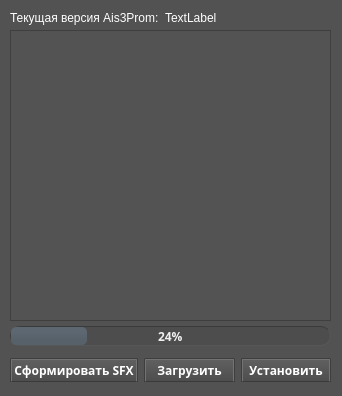
<?xml version="1.0" encoding="UTF-8"?>
<ui version="4.0">
 <class>MainWindow</class>
 <widget class="QMainWindow" name="MainWindow">
  <property name="geometry">
   <rect>
    <x>0</x>
    <y>0</y>
    <width>342</width>
    <height>396</height>
   </rect>
  </property>
  <property name="windowTitle">
   <string>Fix Installer</string>
  </property>
  <property name="windowIcon">
   <iconset>
    <normalon>:/icon/icons/fix.ico</normalon>
   </iconset>
  </property>
  <property name="styleSheet">
   <string notr="true">/*
ElegantDark Style Sheet for QT Applications
Author: Jaime A. Quiroga P.
Company: GTRONICK
Last updated: 17/04/2018
Available at: https://github.com/GTRONICK/QSS/blob/master/ElegantDark.qss
*/
QMainWindow {
	background-color:rgb(82, 82, 82);
}
QScrollArea {
	background-color:rgb(82, 82, 82);
}

QTextEdit {
	background-color:rgb(42, 42, 42);
	color: rgb(0, 255, 0);
}
QPushButton{
	border-style: outset;
	border-width: 2px;
	border-top-color: qlineargradient(spread:pad, x1:0.5, y1:0.6, x2:0.5, y2:0.4, stop:0 rgba(115, 115, 115, 255), stop:1 rgba(62, 62, 62, 255));
	border-right-color: qlineargradient(spread:pad, x1:0.4, y1:0.5, x2:0.6, y2:0.5, stop:0 rgba(115, 115, 115, 255), stop:1 rgba(62, 62, 62, 255));
	border-left-color: qlineargradient(spread:pad, x1:0.6, y1:0.5, x2:0.4, y2:0.5, stop:0 rgba(115, 115, 115, 255), stop:1 rgba(62, 62, 62, 255));
	border-bottom-color: rgb(58, 58, 58);
	border-bottom-width: 1px;
	border-style: solid;
	color: rgb(255, 255, 255);
	padding: 2px;
	background-color: qlineargradient(spread:pad, x1:0.5, y1:1, x2:0.5, y2:0, stop:0 rgba(77, 77, 77, 255), stop:1 rgba(97, 97, 97, 255));
}
QPushButton:hover{
	border-style: outset;
	border-width: 2px;
	border-top-color: qlineargradient(spread:pad, x1:0.5, y1:0.6, x2:0.5, y2:0.4, stop:0 rgba(180, 180, 180, 255), stop:1 rgba(110, 110, 110, 255));
	border-right-color: qlineargradient(spread:pad, x1:0.4, y1:0.5, x2:0.6, y2:0.5, stop:0 rgba(180, 180, 180, 255), stop:1 rgba(110, 110, 110, 255));
	border-left-color: qlineargradient(spread:pad, x1:0.6, y1:0.5, x2:0.4, y2:0.5, stop:0 rgba(180, 180, 180, 255), stop:1 rgba(110, 110, 110, 255));
	border-bottom-color: rgb(115, 115, 115);
	border-bottom-width: 1px;
	border-style: solid;
	color: rgb(255, 255, 255);
	padding: 2px;
	background-color: qlineargradient(spread:pad, x1:0.5, y1:1, x2:0.5, y2:0, stop:0 rgba(107, 107, 107, 255), stop:1 rgba(157, 157, 157, 255));
}
QPushButton:pressed{
	border-style: outset;
	border-width: 2px;
	border-top-color: qlineargradient(spread:pad, x1:0.5, y1:0.6, x2:0.5, y2:0.4, stop:0 rgba(62, 62, 62, 255), stop:1 rgba(22, 22, 22, 255));
	border-right-color: qlineargradient(spread:pad, x1:0.4, y1:0.5, x2:0.6, y2:0.5, stop:0 rgba(115, 115, 115, 255), stop:1 rgba(62, 62, 62, 255));
	border-left-color: qlineargradient(spread:pad, x1:0.6, y1:0.5, x2:0.4, y2:0.5, stop:0 rgba(115, 115, 115, 255), stop:1 rgba(62, 62, 62, 255));
	border-bottom-color: rgb(58, 58, 58);
	border-bottom-width: 1px;
	border-style: solid;
	color: rgb(255, 255, 255);
	padding: 2px;
	background-color: qlineargradient(spread:pad, x1:0.5, y1:1, x2:0.5, y2:0, stop:0 rgba(77, 77, 77, 255), stop:1 rgba(97, 97, 97, 255));
}
QPushButton:disabled{
	border-style: outset;
	border-width: 2px;
	border-top-color: qlineargradient(spread:pad, x1:0.5, y1:0.6, x2:0.5, y2:0.4, stop:0 rgba(115, 115, 115, 255), stop:1 rgba(62, 62, 62, 255));
	border-right-color: qlineargradient(spread:pad, x1:0.4, y1:0.5, x2:0.6, y2:0.5, stop:0 rgba(115, 115, 115, 255), stop:1 rgba(62, 62, 62, 255));
	border-left-color: qlineargradient(spread:pad, x1:0.6, y1:0.5, x2:0.4, y2:0.5, stop:0 rgba(115, 115, 115, 255), stop:1 rgba(62, 62, 62, 255));
	border-bottom-color: rgb(58, 58, 58);
	border-bottom-width: 1px;
	border-style: solid;
	color: rgb(0, 0, 0);
	padding: 2px;
	background-color: qlineargradient(spread:pad, x1:0.5, y1:1, x2:0.5, y2:0, stop:0 rgba(57, 57, 57, 255), stop:1 rgba(77, 77, 77, 255));
}
QLineEdit {
	border-width: 1px; border-radius: 4px;
	border-color: rgb(58, 58, 58);
	border-style: inset;
	padding: 0 8px;
	color: rgb(255, 255, 255);
	background:rgb(100, 100, 100);
	selection-background-color: rgb(187, 187, 187);
	selection-color: rgb(60, 63, 65);
}
QLabel {
	color:rgb(255,255,255);	
}
QProgressBar {
	text-align: center;
	color: rgb(240, 240, 240);
	border-width: 1px; 
	border-radius: 10px;
	border-color: rgb(58, 58, 58);
	border-style: inset;
	background-color:rgb(77,77,77);
}
QProgressBar::chunk {
	background-color: qlineargradient(spread:pad, x1:0.5, y1:0.7, x2:0.5, y2:0.3, stop:0 rgba(87, 97, 106, 255), stop:1 rgba(93, 103, 113, 255));
	border-radius: 5px;
}
QMenuBar {
	background:rgb(82, 82, 82);
}
QMenuBar::item {
	color:rgb(223,219,210);
	spacing: 3px;
	padding: 1px 4px;
	background: transparent;
}

QMenuBar::item:selected {
	background:rgb(115, 115, 115);
}
QMenu::item:selected {
	color:rgb(255,255,255);
	border-width:2px;
	border-style:solid;
	padding-left:18px;
	padding-right:8px;
	padding-top:2px;
	padding-bottom:3px;
	background:qlineargradient(spread:pad, x1:0.5, y1:0.7, x2:0.5, y2:0.3, stop:0 rgba(87, 97, 106, 255), stop:1 rgba(93, 103, 113, 255));
	border-top-color: qlineargradient(spread:pad, x1:0.5, y1:0.6, x2:0.5, y2:0.4, stop:0 rgba(115, 115, 115, 255), stop:1 rgba(62, 62, 62, 255));
	border-right-color: qlineargradient(spread:pad, x1:0.4, y1:0.5, x2:0.6, y2:0.5, stop:0 rgba(115, 115, 115, 255), stop:1 rgba(62, 62, 62, 255));
	border-left-color: qlineargradient(spread:pad, x1:0.6, y1:0.5, x2:0.4, y2:0.5, stop:0 rgba(115, 115, 115, 255), stop:1 rgba(62, 62, 62, 255));
	border-bottom-color: rgb(58, 58, 58);
	border-bottom-width: 1px;
}
QMenu::item {
	color:rgb(223,219,210);
	background-color:rgb(78,78,78);
	padding-left:20px;
	padding-top:4px;
	padding-bottom:4px;
	padding-right:10px;
}
QMenu{
	background-color:rgb(78,78,78);
}
QTabWidget {
	color:rgb(0,0,0);
	background-color:rgb(247,246,246);
}
QTabWidget::pane {
		border-color: rgb(77,77,77);
		background-color:rgb(101,101,101);
		border-style: solid;
		border-width: 1px;
    	border-radius: 6px;
}
QTabBar::tab {
	padding:2px;
	color:rgb(250,250,250);
  	background-color: qlineargradient(spread:pad, x1:0.5, y1:1, x2:0.5, y2:0, stop:0 rgba(77, 77, 77, 255), stop:1 rgba(97, 97, 97, 255));
	border-style: solid;
	border-width: 2px;
  	border-top-right-radius:4px;
   border-top-left-radius:4px;
	border-top-color: qlineargradient(spread:pad, x1:0.5, y1:0.6, x2:0.5, y2:0.4, stop:0 rgba(115, 115, 115, 255), stop:1 rgba(95, 92, 93, 255));
	border-right-color: qlineargradient(spread:pad, x1:0.4, y1:0.5, x2:0.6, y2:0.5, stop:0 rgba(115, 115, 115, 255), stop:1 rgba(95, 92, 93, 255));
	border-left-color: qlineargradient(spread:pad, x1:0.6, y1:0.5, x2:0.4, y2:0.5, stop:0 rgba(115, 115, 115, 255), stop:1 rgba(95, 92, 93, 255));
	border-bottom-color: rgb(101,101,101);
}
QTabBar::tab:selected, QTabBar::tab:last:selected, QTabBar::tab:hover {
  	background-color:rgb(101,101,101);
  	margin-left: 0px;
  	margin-right: 1px;
}
QTabBar::tab:!selected {
    	margin-top: 1px;
		margin-right: 1px;
}
QCheckBox {
	color:rgb(223,219,210);
	padding: 2px;
}
QCheckBox:hover {
	border-radius:4px;
	border-style:solid;
	padding-left: 1px;
	padding-right: 1px;
	padding-bottom: 1px;
	padding-top: 1px;
	border-width:1px;
	border-color: rgb(87, 97, 106);
	background-color:qlineargradient(spread:pad, x1:0.5, y1:0.7, x2:0.5, y2:0.3, stop:0 rgba(87, 97, 106, 150), stop:1 rgba(93, 103, 113, 150));
}
QCheckBox::indicator:checked {
	border-radius:4px;
	border-style:solid;
	border-width:1px;
	border-color: rgb(180,180,180);
  	background-color:qlineargradient(spread:pad, x1:0.5, y1:0.7, x2:0.5, y2:0.3, stop:0 rgba(87, 97, 106, 255), stop:1 rgba(93, 103, 113, 255));
}
QCheckBox::indicator:unchecked {
	border-radius:4px;
	border-style:solid;
	border-width:1px;
	border-color: rgb(87, 97, 106);
  	background-color:rgb(255,255,255);
}
QStatusBar {
	color:rgb(240,240,240);
}</string>
  </property>
  <widget class="QWidget" name="centralwidget">
   <widget class="QScrollArea" name="scrollArea">
    <property name="geometry">
     <rect>
      <x>10</x>
      <y>30</y>
      <width>321</width>
      <height>291</height>
     </rect>
    </property>
    <property name="contextMenuPolicy">
     <enum>Qt::CustomContextMenu</enum>
    </property>
    <property name="widgetResizable">
     <bool>true</bool>
    </property>
    <widget class="QWidget" name="scrollAreaWidgetContents">
     <property name="geometry">
      <rect>
       <x>0</x>
       <y>0</y>
       <width>319</width>
       <height>289</height>
      </rect>
     </property>
     <property name="styleSheet">
      <string notr="true">
background-color: rgb(83, 83, 83);</string>
     </property>
     <layout class="QVBoxLayout" name="verticalLayout"/>
    </widget>
   </widget>
   <widget class="QWidget" name="horizontalLayoutWidget">
    <property name="geometry">
     <rect>
      <x>10</x>
      <y>350</y>
      <width>321</width>
      <height>41</height>
     </rect>
    </property>
    <layout class="QHBoxLayout" name="horizontalLayout">
     <item>
      <widget class="QPushButton" name="create_sfx_button">
       <property name="font">
        <font>
         <family>Open Sans</family>
         <weight>75</weight>
         <bold>true</bold>
        </font>
       </property>
       <property name="text">
        <string>Сформировать SFX</string>
       </property>
      </widget>
     </item>
     <item>
      <widget class="QPushButton" name="download_button">
       <property name="font">
        <font>
         <family>Open Sans</family>
         <weight>75</weight>
         <bold>true</bold>
        </font>
       </property>
       <property name="text">
        <string>Загрузить</string>
       </property>
      </widget>
     </item>
     <item>
      <widget class="QPushButton" name="install_button">
       <property name="font">
        <font>
         <family>Open Sans</family>
         <weight>75</weight>
         <bold>true</bold>
        </font>
       </property>
       <property name="text">
        <string>Установить</string>
       </property>
      </widget>
     </item>
    </layout>
   </widget>
   <widget class="QProgressBar" name="progressBar">
    <property name="geometry">
     <rect>
      <x>10</x>
      <y>326</y>
      <width>321</width>
      <height>20</height>
     </rect>
    </property>
    <property name="font">
     <font>
      <family>Open Sans</family>
      <weight>75</weight>
      <bold>true</bold>
     </font>
    </property>
    <property name="value">
     <number>24</number>
    </property>
    <property name="textVisible">
     <bool>true</bool>
    </property>
   </widget>
   <widget class="QWidget" name="">
    <property name="geometry">
     <rect>
      <x>10</x>
      <y>10</y>
      <width>251</width>
      <height>16</height>
     </rect>
    </property>
    <layout class="QHBoxLayout" name="horizontalLayout_2">
     <item>
      <widget class="QLabel" name="label">
       <property name="text">
        <string>Текущая версия Ais3Prom:</string>
       </property>
      </widget>
     </item>
     <item>
      <widget class="QLabel" name="ais_version">
       <property name="text">
        <string>TextLabel</string>
       </property>
      </widget>
     </item>
    </layout>
   </widget>
  </widget>
 </widget>
 <resources>
  <include location="../../sources/sources.qrc"/>
 </resources>
 <connections/>
</ui>
